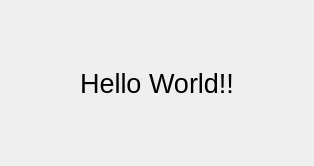
<?xml version="1.0" encoding="UTF-8"?>
<ui version="4.0">
 <class>Dialog</class>
 <widget class="QDialog" name="Dialog">
  <property name="geometry">
   <rect>
    <x>0</x>
    <y>0</y>
    <width>314</width>
    <height>166</height>
   </rect>
  </property>
  <property name="windowTitle">
   <string>Dialog</string>
  </property>
  <layout class="QGridLayout" name="gridLayout">
   <item row="0" column="0">
    <widget class="QLabel" name="label">
     <property name="font">
      <font>
       <pointsize>20</pointsize>
      </font>
     </property>
     <property name="text">
      <string>Hello World!!</string>
     </property>
     <property name="alignment">
      <set>Qt::AlignCenter</set>
     </property>
    </widget>
   </item>
  </layout>
 </widget>
 <resources/>
 <connections/>
</ui>
